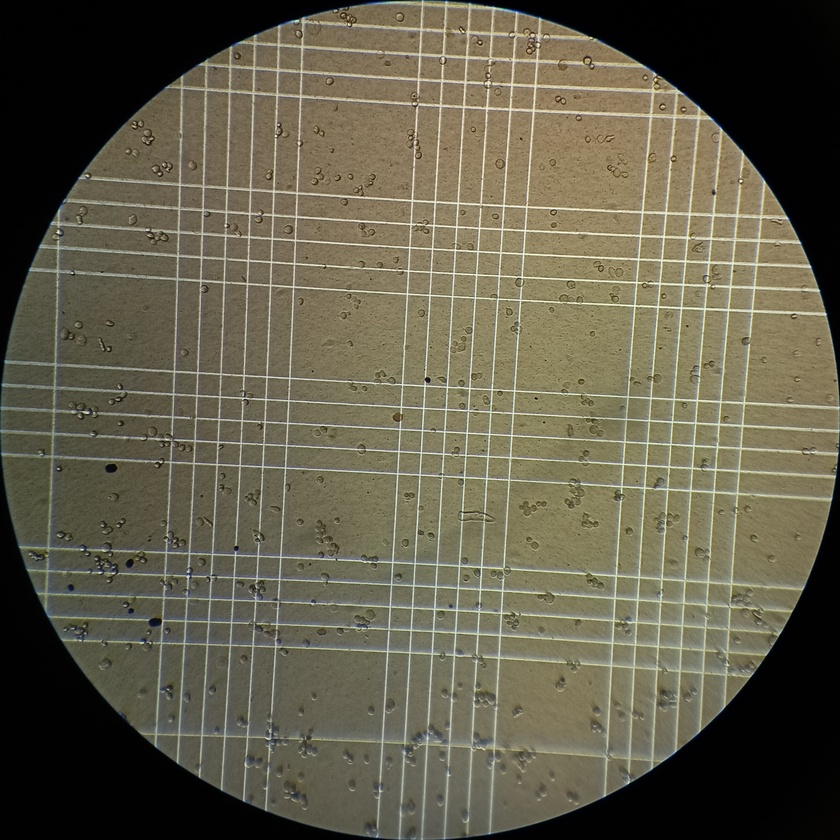
#> input picture Préproc/New_Images/1678464987300.jpg, 840 x 840 px, shrunk from 2624 x 2624 before the run, found by its file name
$ jupyter execute Watershed.ipynb
#> lines starting #> are read from the running program, lines starting #| are printed output that depends on the picture; after the words box and inside, x2 and y2 are one past the last pixel; in counts of white or black regions, pixels touching at a corner belong together
[cell 1]
import cv2, os
import matplotlib.pyplot as plt

img = cv2.imread('images/train/1678464987300.jpg')
#> img is the input picture: shape (840, 840, 3); mean B, G, R 74.7, 93.4, 97.8

# show image
img = cv2.cvtColor(img, cv2.COLOR_RGB2GRAY)
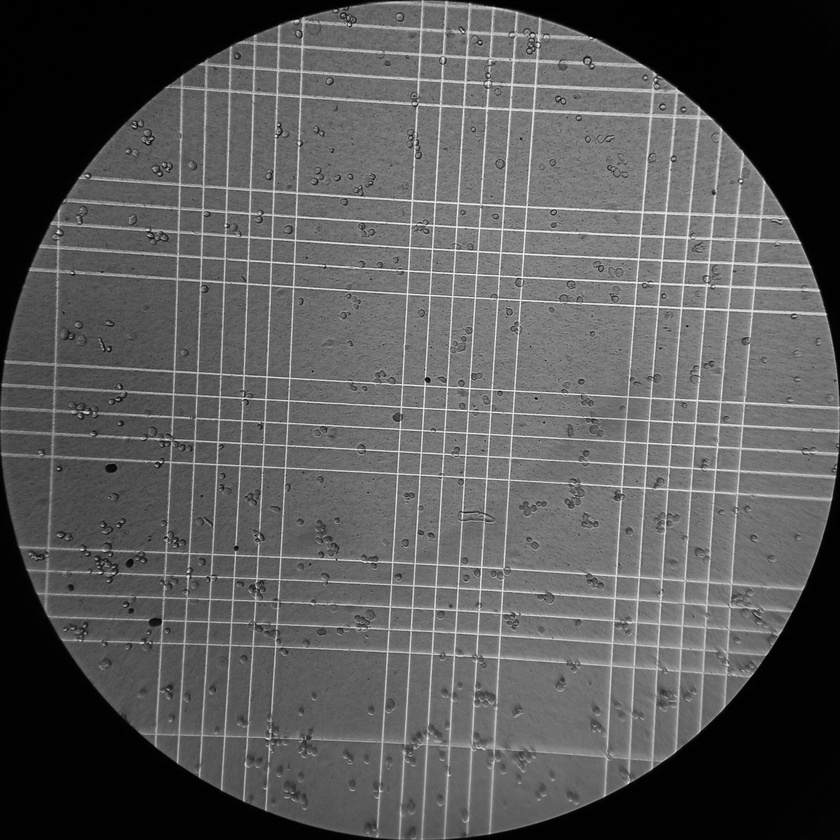
#> img: shape (840, 840); min 0, max 250, mean 88.3
plt.imshow(img)

[cell 2]
thresh, img_thresh = cv2.threshold(img, 60, 255, cv2.THRESH_BINARY)
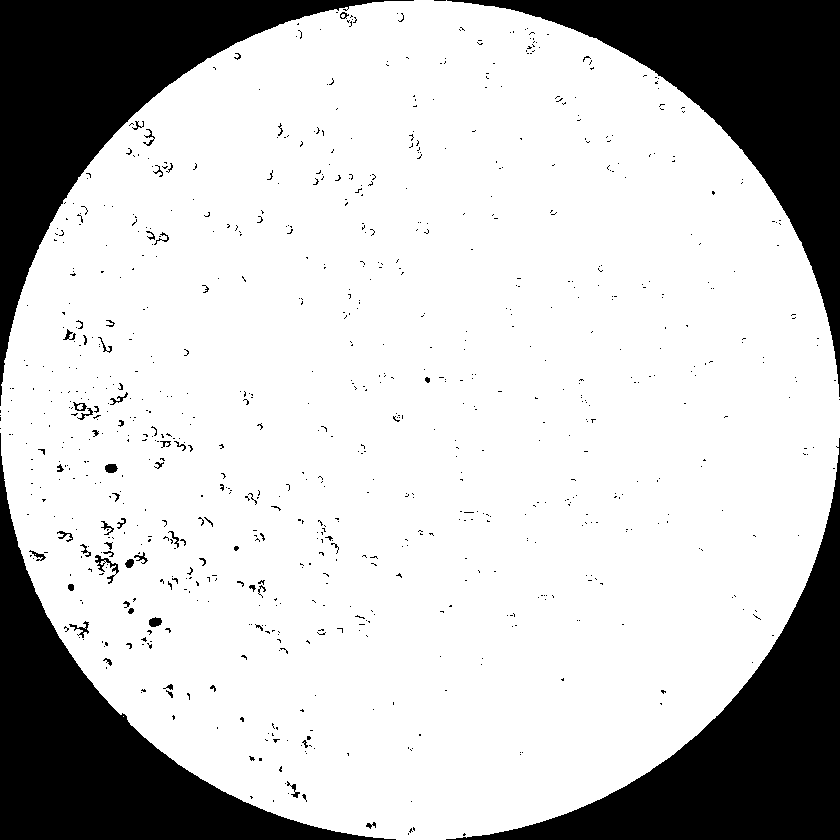
#> img_thresh: shape (840, 840); 77.7% white; 850 black regions (789 under 20 px), largest, box (x1, y1, x2, y2) and area: (0, 0, 414, 406) 38619, (446, 438, 840, 840) 38092, (447, 0, 840, 397) 37898

plt.imshow(img_thresh)

$ run again, with Préproc/New_Images/1678464986928.jpg copied over Préproc/New_Images/1678464987300.jpg
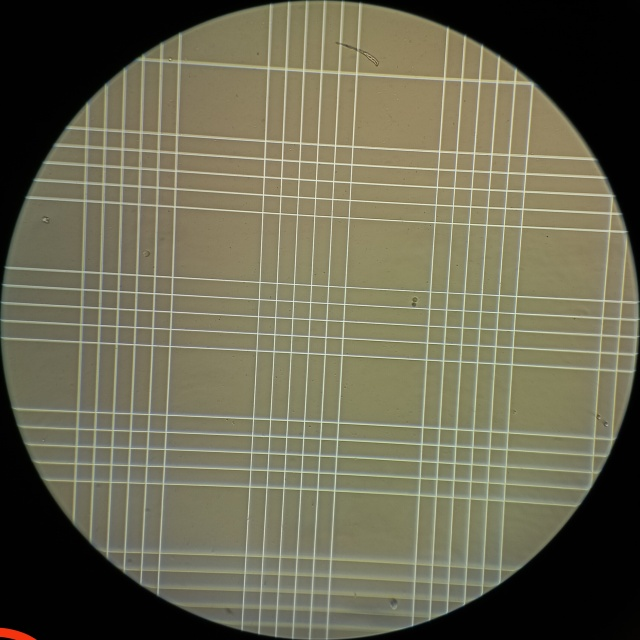
#> input picture Préproc/New_Images/1678464986928.jpg, 640 x 640 px, found by its file name
#> img is the input picture: shape (640, 640, 3); mean B, G, R 81.9, 103.4, 106.1
#> `img = cv2.cvtColor(img, cv2.COLOR_RGB2GRAY)`:
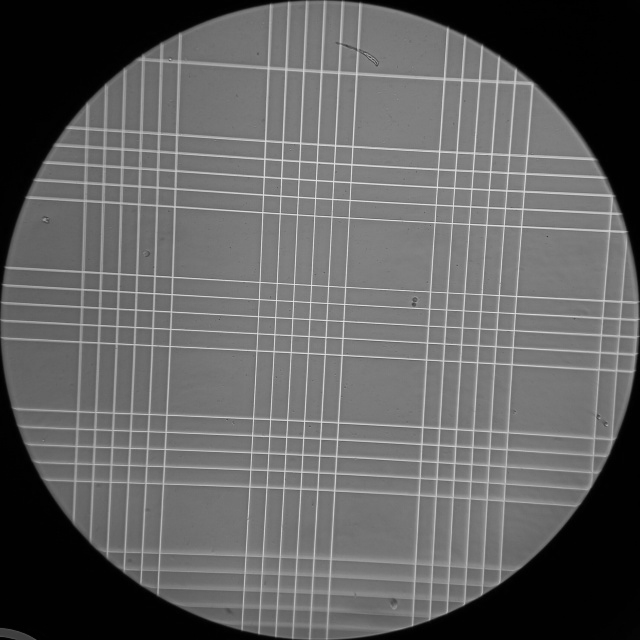
#> img: shape (640, 640); min 0, max 232, mean 97.3
#> `thresh, img_thresh = cv2.threshold(img, 60, 255, cv2.THRESH_BINARY)`:
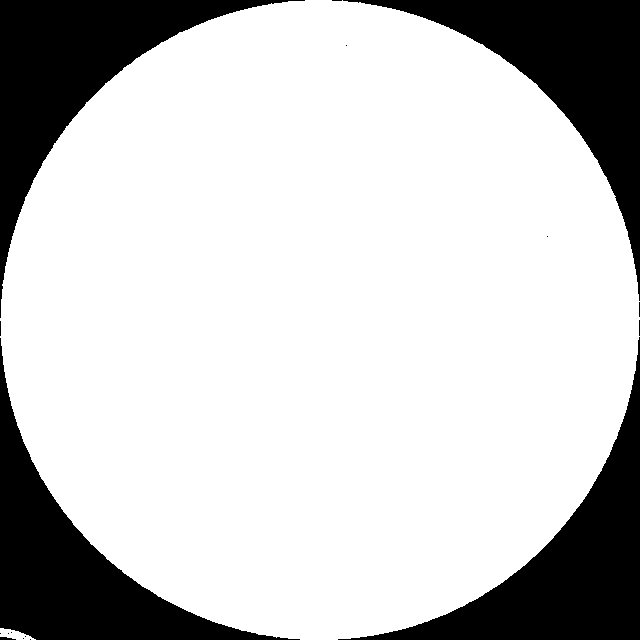
#> img_thresh: shape (640, 640); 78.4% white; 17 black regions (12 under 20 px), largest, box (x1, y1, x2, y2) and area: (0, 0, 305, 318) 22435, (338, 337, 640, 640) 22210, (343, 0, 640, 301) 22163, (0, 338, 300, 640) 21674, (0, 637, 16, 640) 35
